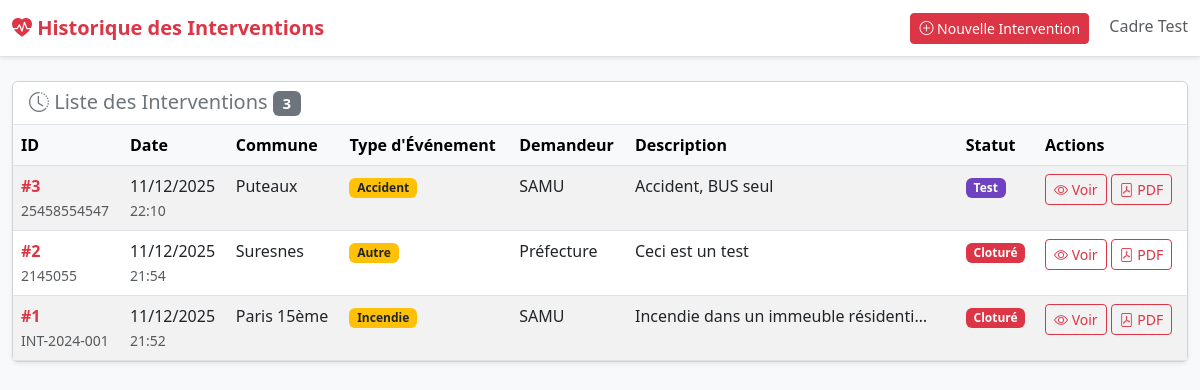
The page /history.php on the database its author committed.
### tables this page shows
CREATE TABLE `interventions` (
  `id` int(11) NOT NULL,
  `date_creation` datetime NOT NULL DEFAULT current_timestamp(),
  `commune` varchar(255) NOT NULL,
  `adresse_pma` varchar(255) NOT NULL,
  `adresse_cai` varchar(255) DEFAULT NULL,
  `demandeur` varchar(255) NOT NULL,
  `type_event` varchar(255) NOT NULL,
  `is_acel` tinyint(1) DEFAULT 0,
  `is_cot` tinyint(1) DEFAULT 0,
  `numero_intervention` varchar(50) DEFAULT NULL,
  `statut` enum('En cours','Cloturé','Test') NOT NULL DEFAULT 'En cours',
  `nb_ur` int(11) NOT NULL DEFAULT 0,
  `nb_ua` int(11) NOT NULL DEFAULT 0,
  `nb_dcd` int(11) NOT NULL DEFAULT 0,
  `nb_impliques` int(11) NOT NULL DEFAULT 0,
  `cadres_astreinte` text DEFAULT NULL,
  `cadre_permanence` varchar(255) DEFAULT NULL,
  `cadre_astreinte` varchar(255) DEFAULT NULL,
  `dtus_permanence` varchar(255) DEFAULT NULL,
  `logisticien_astreinte` varchar(255) DEFAULT NULL,
  `aide_regulateur` varchar(255) DEFAULT NULL,
  `description` text DEFAULT NULL
);

### history.php (the view, shortened to what this page needs)
<?php
require_once __DIR__ . '/includes/db.php';
$stmt = $pdo->prepare("SELECT * FROM interventions ORDER BY date_creation DESC");
$stmt->execute();
$interventions = $stmt->fetchAll();
?>
<!DOCTYPE html>
<html lang="fr">
<head>
    <link href="https://cdn.jsdelivr.net/npm/bootstrap@5.3.0/dist/css/bootstrap.min.css" rel="stylesheet">
    <link rel="stylesheet" href="https://cdn.jsdelivr.net/npm/bootstrap-icons@1.11.0/font/bootstrap-icons.css">
</head>
<body>
    <nav class="navbar navbar-light bg-white border-bottom shadow-sm">
        <div class="container-fluid">
            <span class="navbar-brand mb-0">
                <i class="bi bi-heart-pulse-fill text-danger"></i>
                <span class="text-danger fw-bold">Historique des Interventions</span>
            </span>
            <div>
                <a href="index.php" class="btn btn-danger btn-sm">
                    <i class="bi bi-plus-circle"></i> Nouvelle Intervention
                </a>
                <span class="text-muted ms-3"><?php echo htmlspecialchars($_SESSION['user']['nom']); ?></span>
            </div>
        </div>
    </nav>
    <div class="container-fluid mt-4">
        <div class="card shadow-sm">
            <div class="card-header bg-white border-bottom">
                <h5 class="mb-0 text-secondary">
                    <i class="bi bi-clock-history"></i> Liste des Interventions
                    <span class="badge bg-secondary"><?php echo count($interventions); ?></span>
                </h5>
            </div>
            <div class="card-body p-0">
                <?php if (empty($interventions)): ?>
                    <div class="alert alert-info m-3">
                        <i class="bi bi-info-circle"></i> Aucune intervention enregistrée.
                    </div>
                <?php else: ?>
                    <div class="table-responsive">
                        <table class="table table-hover table-striped mb-0">
                            <thead class="table-light">
                                <tr>
                                    <th>ID</th>
                                    <th>Date</th>
                                    <th>Commune</th>
                                    <th>Type d'Événement</th>
                                    <th>Demandeur</th>
                                    <th>Description</th>
                                    <th>Statut</th>
                                    <th>Actions</th>
                                </tr>
                            </thead>
                            <tbody>
                                <?php foreach ($interventions as $inter): ?>
                                    <tr>
                                        <td>
                                            <strong class="text-danger">#<?php echo $inter['id']; ?></strong>
                                            <?php if ($inter['numero_intervention']): ?>
                                                <br><small class="text-muted"><?php echo htmlspecialchars($inter['numero_intervention']); ?></small>
                                            <?php endif; ?>
                                        </td>
                                        <td>
                                            <?php echo date('d/m/Y', strtotime($inter['date_creation'])); ?><br>
                                            <small class="text-muted"><?php echo date('H:i', strtotime($inter['date_creation'])); ?></small>
                                        </td>
                                        <td><?php echo htmlspecialchars($inter['commune']); ?></td>
                                        <td>
                                            <span class="badge bg-warning text-dark">
                                                <?php echo htmlspecialchars($inter['type_event']); ?>
                                            </span>
                                        </td>
                                        <td><?php echo htmlspecialchars($inter['demandeur']); ?></td>
                                        <td>
                                            <div style="max-width: 300px; overflow: hidden; text-overflow: ellipsis; white-space: nowrap;"
                                                 title="<?php echo htmlspecialchars($inter['description']); ?>">
                                                <?php echo htmlspecialchars(substr($inter['description'], 0, 100)); ?>
                                            </div>
                                        </td>
                                        <td>
                                            <?php
                                            $statut = $inter['statut'] ?? 'En cours';
                                            $badge_class = 'bg-success';
                                            if ($statut === 'Cloturé') $badge_class = 'bg-danger';
                                            elseif ($statut === 'Test') $badge_class = 'bg-purple';
                                            ?>
                                            <span class="badge <?php echo $badge_class; ?>">
                                                <?php echo htmlspecialchars($statut); ?>
                                            </span>
                                        </td>
                                        <td>
                                            <div class="d-flex gap-1">
                                                <a href="dashboard.php?id=<?php echo $inter['id']; ?>"
                                                   class="btn btn-outline-danger btn-sm">
                                                    <i class="bi bi-eye"></i> Voir
                                                </a>
                                                <a href="export_pdf.php?id=<?php echo $inter['id']; ?>"
                                                   class="btn btn-outline-danger btn-sm"
                                                   target="_blank"
                                                   title="Exporter en PDF">
                                                    <i class="bi bi-file-pdf text-danger"></i> PDF
                                                </a>
                                            </div>
                                        </td>
                                    </tr>
                                <?php endforeach; ?>
                            </tbody>
                        </table>
                    </div>
                <?php endif; ?>
            </div>
        </div>
    </div>
</body>
</html>

### history.php (style rules this page uses)
body { background-color: #f8f9fa; }
.bg-purple { background-color: #6f42c1 !important; }

### rows shown on the page
interventions: id "3", numero_intervention "25458554547", date_creation "11/12/2025", date_creation "22:10", commune "Puteaux", type_event "Accident", demandeur "SAMU", description "Accident, BUS seul", statut "Test"
interventions: id "2", numero_intervention "2145055", date_creation "11/12/2025", date_creation "21:54", commune "Suresnes", type_event "Autre", demandeur "Préfecture", description "Ceci est un test", statut "Cloturé"
interventions: id "1", numero_intervention "INT-2024-001", date_creation "11/12/2025", date_creation "21:52", commune "Paris 15ème", type_event "Incendie", demandeur "SAMU", description "Incendie dans un immeuble résidenti…", statut "Cloturé"

### other values the page prints
$_SESSION['user']['nom'] "Cadre Test"
count($interventions) "3"
